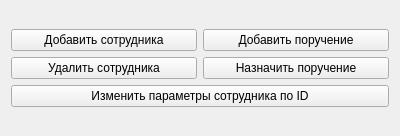
<?xml version="1.0" encoding="UTF-8"?>
<ui version="4.0">
 <class>ChangeDataWidget</class>
 <widget class="QWidget" name="ChangeDataWidget">
  <property name="geometry">
   <rect>
    <x>0</x>
    <y>0</y>
    <width>400</width>
    <height>136</height>
   </rect>
  </property>
  <property name="windowTitle">
   <string>Form</string>
  </property>
  <layout class="QGridLayout" name="gridLayout_4">
   <item row="0" column="0">
    <layout class="QGridLayout" name="gridLayout">
     <item row="1" column="1">
      <widget class="QPushButton" name="giveTaskButton">
       <property name="sizePolicy">
        <sizepolicy hsizetype="Minimum" vsizetype="Fixed">
         <horstretch>0</horstretch>
         <verstretch>0</verstretch>
        </sizepolicy>
       </property>
       <property name="text">
        <string>Назначить поручение</string>
       </property>
      </widget>
     </item>
     <item row="0" column="0">
      <widget class="QPushButton" name="addEmployeeButton">
       <property name="text">
        <string>Добавить сотрудника</string>
       </property>
      </widget>
     </item>
     <item row="1" column="0">
      <widget class="QPushButton" name="removeEmployeeButton">
       <property name="text">
        <string>Удалить сотрудника</string>
       </property>
      </widget>
     </item>
     <item row="2" column="0" colspan="2">
      <widget class="QPushButton" name="changeUserByIdButton">
       <property name="text">
        <string>Изменить параметры сотрудника по ID</string>
       </property>
      </widget>
     </item>
     <item row="0" column="1">
      <widget class="QPushButton" name="addTaskButton">
       <property name="sizePolicy">
        <sizepolicy hsizetype="Minimum" vsizetype="Fixed">
         <horstretch>0</horstretch>
         <verstretch>0</verstretch>
        </sizepolicy>
       </property>
       <property name="text">
        <string>Добавить поручение</string>
       </property>
      </widget>
     </item>
    </layout>
   </item>
  </layout>
 </widget>
 <resources/>
 <connections/>
</ui>
